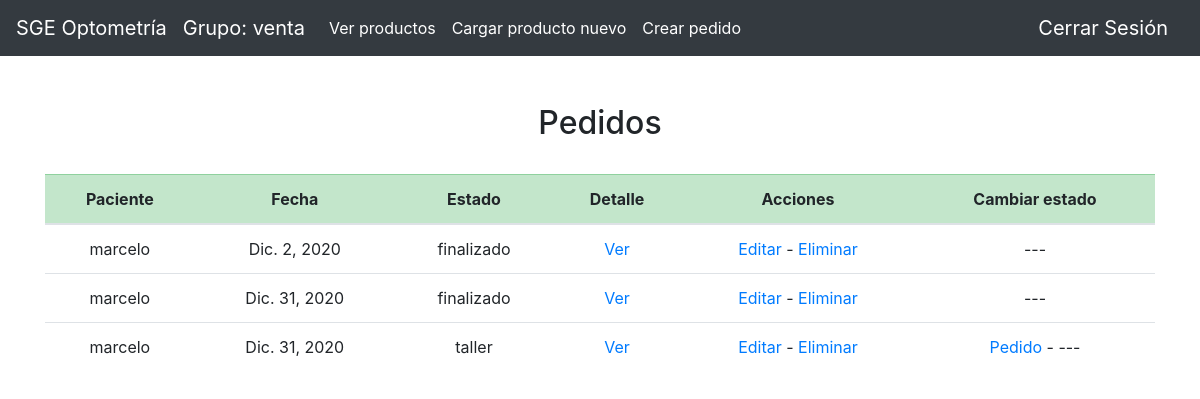
Before: /optometria/ (signed in) with the older database file.
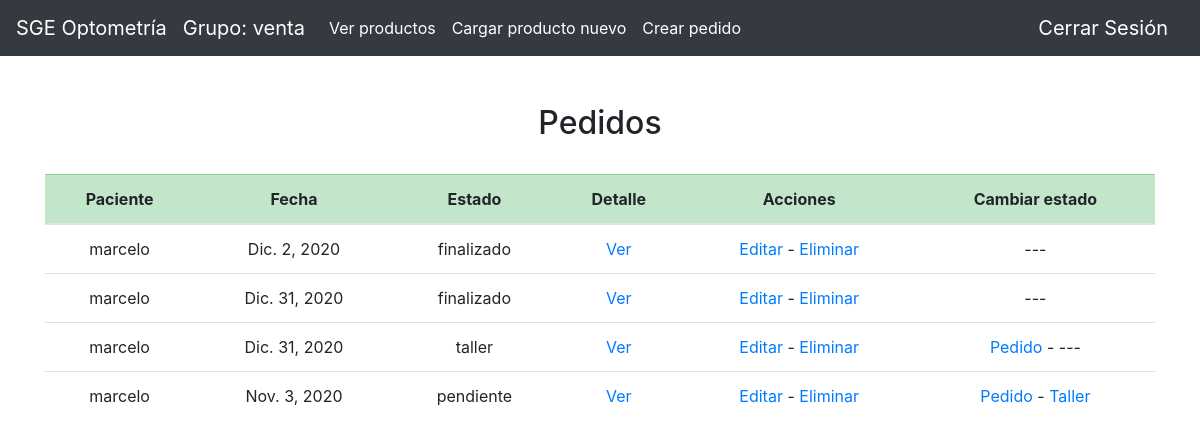
After: the same page with the newer database file.
### optometria/models.py (models this page shows)
class Pedido(models.Model):
    tipo_pago = [
        ("credito","Tarjeta de Crédito"),
        ("debito","Tarjeta de Débito"),
        ("virtual","Billetera Virtual"),
        ("efectivo","Efectivo")
    ]
    estado_pedido = [
        ("pendiente","Pendiente"),
        ("pedido","Pedido"),
        ("taller","Taller"),
        ("finalizado","Finalizado")
    ]
    items = models.ManyToManyField(Producto)
    paciente = models.ForeignKey(settings.AUTH_USER_MODEL, on_delete=models.CASCADE, related_name='Pedido_paciente')
    tipo_de_pago = models.CharField(max_length=10, choices=tipo_pago, default='efectivo')
    estado = models.CharField(max_length=12, choices=estado_pedido, default='pendiente')
    fecha = models.DateField(auto_now_add=False, auto_now= False, blank=False)
    vendedor = models.ForeignKey(settings.AUTH_USER_MODEL, on_delete=models.CASCADE, related_name='pedido_vendedor')
    precio = models.FloatField()

### user/models.py (models this page shows)
class User(AbstractUser):
    roles = [
        ('secretario','Secretario'),
        ('medicos','Medico'),
        ('venta','Ventas'),
        ('taller','Taller'),
        ('gerencia','Gerente'),
        ('paciente','Paciente')]
    rol = models.CharField(max_length=16, choices=roles, default='paciente')

### optometria/views.py (the view)
# urls.py: path('', views.index, name='index'),
def index(request):
    ultima_semana = datetime.now() - timedelta(days=7)
    ultimo_mes = datetime.now() - timedelta(days=30)
    cumplio_semana = Turno.objects.filter(fecha__gte=ultima_semana).filter(cumplio=True)
    cumplio_mes = Turno.objects.filter(fecha__gte=ultimo_mes).filter(cumplio=True)
    no_cumplio_semana = Turno.objects.filter(fecha__gte=ultima_semana).exclude(cumplio=True)
    no_cumplio_mes = Turno.objects.filter(fecha__gte=ultimo_mes).exclude(cumplio=True)
    pacientes_pedidos_semana = Pedido.objects.filter(fecha__gte=ultima_semana)
    pacientes_pedidos_mes = Pedido.objects.filter(fecha__gte=ultimo_mes)
    if len(Turno.objects.all()) > 0:
        turnos = Turno.objects.all().order_by('-fecha')
    else:
        turnos = None
    if len(Hc.objects.filter(medico_id=request.user.id)) > 0:
        hcs = Hc.objects.filter(medico_id = request.user.id).order_by('-fecha')
    else:
        hcs = None
    if len(Pedido.objects.all()) > 0:
        pedidos = Pedido.objects.all()
    else:
        pedidos = None
    return render(request, 'optometria/index.html',{
        'grupo': request.user.rol,
        'turnos': turnos,
        'hcs':hcs,
        'pedidos':pedidos,
        'cumplio_semana': cumplio_semana,
        'cumlpio_mes':cumplio_mes,
        'no_cumplio_semana':no_cumplio_semana,
        'no_cumplio_mes':no_cumplio_mes,
        'pacientes_pedidos_semana': pacientes_pedidos_semana,
        'pacientes_pedidos_mes': pacientes_pedidos_mes,
    })

### optometria/templates/optometria/index.html (shortened to what this page needs)
{% extends "optometria/new_layout.html" %}
{% block body %}
{% if grupo == "secretario" %}
<title>Turnos</title>
<br>
{% if turnos != None %}
    <h2><center>Turnos</center></h2>
    <br>
    <div class="table-responsive">
        <table class="table table-hover">
            <thead>
                <tr class="table-success">
                    <th scope="col"><center>Id</center></th>
                    <th scope="col"><center>Fecha</center></th>
                    <th scope="col"><center>Paciente</center></th>
                    <th scope="col"><center>Especialista</center></th>
                    <th scope="col"><center>Cumplió</center></th>
                    <th scope="col"><center>Acciones</center></th>
                </tr>
            </thead>
            <tbody>
            {% for turno in turnos %}
                <tr>
                    <td><center>{{turno.id}}</center></td>
                    <td><center>{{turno.fecha}}</center></td>
                    <td><center>{{turno.paciente}}</center></td>
                    <td><center>{{turno.medico}}</center></td>
                    {% if turno.cumplio %}
                        <td><center>Si</center></td>
                    {% else %}
                        <td><center>No</center></td>
                    {% endif %}
                    <td><center>
                    <a href="{% url 'optometria:editar_turno' turno.id%}">Editar</a>
                    <a> - </a>
                    <a href="{% url 'optometria:eliminar_turno' turno.id%}">Eliminar</a>
                    </center></td>
                    </tr>
            {% endfor %}
            </tbody>
        </table>
    </div>
{% else %}
    <h2><center>No hay Turnos</center></h2>
    <br>
{% endif %}
{% elif grupo == "venta" %}
<br>
{% if pedidos != None %}
    <h2><center>Pedidos</center></h2>
    <br>
    <div class="table-responsive">
        <table class="table table-hover">
            <thead>
                <tr class="table-success">
                    <th scope="col"><center>Paciente</center></th>
                    <th scope="col"><center>Fecha</center></th>
                    <th scope="col"><center>Estado</center></th>
                    <th scope="col"><center>Detalle</center></th>
                    <th scope="col"><center>Acciones</center></th>
                    <th scope="col"><center>Cambiar estado</center></th>
                </tr>
            </thead>
            <tbody>
            {% for pedido in pedidos %}
                <tr>
                    <td><center>{{pedido.paciente}}</center></td>
                    <td><center>{{pedido.fecha}}</center></td>
                    <td><center>{{pedido.estado}}</center></td>
                    <td><center><a href="{% url 'optometria:detalle_pedido' pedido.id%}">Ver</a></center></td>
                    <td><center>
                    <a href="{% url 'optometria:editar_pedido' pedido.id%}">Editar</a>
                    <a> - </a>
                    <a href="{% url 'optometria:eliminar_pedido' pedido.id%}">Eliminar</a>
                    </center></td>
                    <td><center>
                    {% if pedido.estado != 'finalizado' %}
                    {% if pedido.estado != 'pedido' %}
                    <a href="{% url 'optometria:estado_pedido' pedido.id%}">Pedido</a>
                    {% else %}
                    <a>---</a>
                    {% endif %}
                    <a> - </a>
                    {% if pedido.estado != 'taller' %}
                    <a href="{% url 'optometria:estado_taller' pedido.id%}">Taller</a>
                    {% else %}
                    <a>---</a>
                    {% endif %}
                    {% else %}
                    <a>---</a>
                    {% endif %}
                    </center></td>
                    </tr>
            {% endfor %}
            </tbody>
        </table>
    </div>
{% else %}
    <h2><center>No hay Pedidos Registrados</center></h2>
    <br>
{% endif %}
{% endif %}
{% endblock %}

Changed rows visible on the page:
added Pedido: paciente "marcelo", fecha "Nov. 3, 2020", estado "pendiente", shows "Pedido", shows "Taller"
